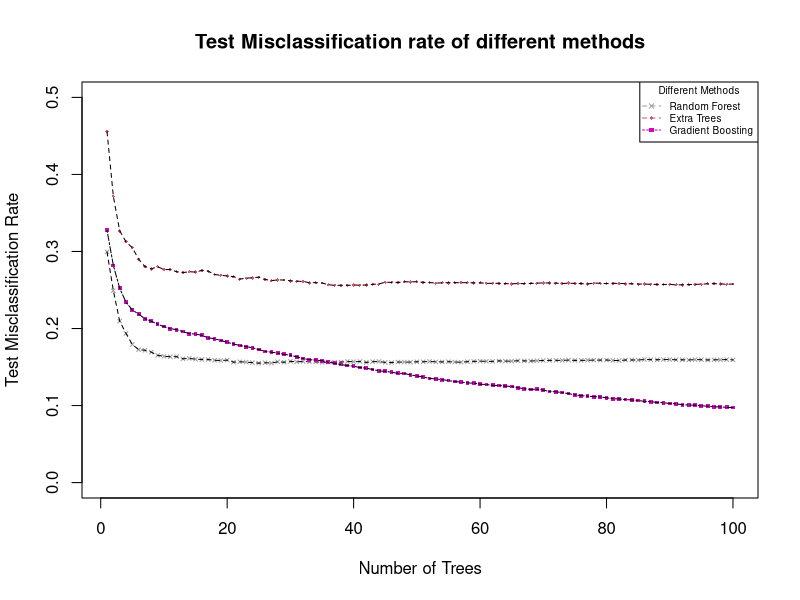

R code for this plot:
## ---- chunk 1

#### misclassification rate of random forest
length_randomforest = seq(1,100,by=1)

miss_randomforest = c(0.29941357162803683, 0.24903658196034628, 0.20960625523596765, 0.19357721306897513, 
                      0.17933538117844172, 0.17257749232058084, 0.1717397375034907, 0.16939402401563808, 
                      0.16520524993018715, 0.16392069254398212, 0.16336218933258861, 0.16347388997486734, 
                      0.16068137391790005, 0.16123987712929344, 0.16017872102764585, 0.1598436191008098, 
                      0.15973191845853119, 0.15878246299916221, 0.15844736107232615, 0.15895001396258024, 
                      0.15632504886903098, 0.15682770175928507, 0.1563808991901704, 0.15576654565763748, 
                      0.15504049148282606, 0.15565484501535887, 0.15509634180396537, 0.15682770175928507, 
                      0.15621334822675226, 0.15733035464953926, 0.15677185143814576, 0.15721865400726054, 
                      0.1569952527227032, 0.15682770175928507, 0.15604579726333423, 0.15649259983244901, 
                      0.15632504886903098, 0.1564367495113097, 0.15716280368612123, 0.15682770175928507, 
                      0.15716280368612123, 0.15598994694219492, 0.15693940240156379, 0.15716280368612123, 
                      0.15598994694219492, 0.1558223959787769, 0.15649259983244901, 0.1564367495113097, 
                      0.1563808991901704, 0.15682770175928507, 0.15682770175928507, 0.15721865400726054,
                      0.15677185143814576, 0.15666015079586704, 0.15693940240156379, 0.15649259983244901, 
                      0.15626919854789167, 0.1569952527227032, 0.15733035464953926, 0.15766545657637532, 
                      0.15738620497067857, 0.15733035464953926, 0.15800055850321137, 0.15766545657637532, 
                      0.15760960625523601, 0.15822395978776882, 0.15800055850321137, 0.15783300753979335, 
                      0.1581681094666294, 0.15850321139346546, 0.1586707623568836, 0.1586707623568836, 
                      0.1586707623568836, 0.15900586428371966, 0.15861491203574418, 0.15861491203574418, 
                      0.15878246299916221, 0.15900586428371966, 0.15900586428371966, 0.15911756492599838, 
                      0.15855906171460488, 0.15839151075118685, 0.15911756492599838, 0.15917341524713768, 
                      0.15906171460485896, 0.1598436191008098, 0.15956436749511305, 0.15945266685283443, 
                      0.15967606813739177, 0.15973191845853119, 0.15939681653169502, 0.15939681653169502, 
                      0.15917341524713768, 0.15962021781625246, 0.15950851717397374, 0.15917341524713768, 
                      0.15939681653169502, 0.15939681653169502, 0.15973191845853119, 0.15928511588941641)

#### misclassificatio rate of Extra trees

length_Extratrees = seq(1,100,by=1)

miss_Extratrees = c(0.45540351857023176, 0.3714046355766546, 0.32683607930745606, 0.31248254677464393, 
                      0.3048869030996928, 0.28986316671320855, 0.28042446244065899, 0.27740854509913437, 
                      0.28020106115610166, 0.27662664060318343, 0.27651493996090482, 0.27377827422507683, 
                      0.27266126780228983, 0.27361072326165881, 0.27333147165596205, 0.27534208321697851, 
                      0.27439262775760964, 0.27009215302987988, 0.26919854789165043, 0.26819324211114215, 
                      0.2673554872940519, 0.26417201898910914, 0.26534487573303545, 0.26590337894442895, 
                      0.26662943311924048, 0.26372521641999447, 0.26216140742809269, 0.26311086288746155, 
                      0.26294331192404352, 0.26193800614353535, 0.26137950293214185, 0.26121195196872382, 
                      0.2593688913711254, 0.25953644233454343, 0.25908963976542865, 0.25685562691985475, 
                      0.25601787210276461, 0.25618542306618264, 0.25607372242390392, 0.25640882435073997, 
                      0.25635297402960067, 0.25640882435073997, 0.25735827981010895, 0.25774923205808431, 
                      0.26015079586707623, 0.25987154426137948, 0.25975984361910076, 0.26065344875733032, 
                      0.26059759843619101, 0.26070929907846974, 0.25998324490365821, 0.25970399329796146, 
                      0.25897793912314993, 0.25931304104998609, 0.25948059201340412, 0.25953644233454343,
                      0.25948059201340412, 0.25948059201340412, 0.25925719072884668, 0.25920134040770737, 
                      0.25869868751745317, 0.25864283719631387, 0.25869868751745317, 0.25836358559061712, 
                      0.25791678302150234, 0.25847528623289584, 0.25825188494833851, 0.25847528623289584, 
                      0.25892208880201062, 0.25914549008656795, 0.25908963976542865, 0.25892208880201062, 
                      0.25847528623289584, 0.25875453783859259, 0.25864283719631387, 0.25825188494833851, 
                      0.25780508237922373, 0.25903378944428934, 0.25869868751745317, 0.25836358559061712,
                      0.25869868751745317, 0.25853113655403515, 0.25825188494833851, 0.25802848366378106, 
                      0.25774923205808431, 0.257693381736945, 0.25746998045238756, 0.2571348785255515, 
                      0.25719072884669092, 0.25730242948896953, 0.25663222563529742, 0.25674392627757614,
                      0.25696732756213347, 0.25746998045238756, 0.25746998045238756, 0.25808433398492037, 
                      0.25814018430605978, 0.25797263334264176, 0.25741413013124825, 0.25780508237922373)




#### misclassification rate of gradient boosting

length_boosting = seq(1,100,by=1)

miss_GB = c(0.32756213348226754, 0.28176487014800333, 0.2523317509075677, 0.2340686958950014, 
            0.22418318905333706, 0.2185981569394024, 0.21273387321977102, 0.20943870427254957, 0.20558503211393467,
            0.20245741413013124, 0.19983244903658196, 0.19854789165037698, 0.19597877687796705, 0.1932979614632784, 
            0.1927953085730243, 0.1912314995811226, 0.18782462999162244, 0.18676347388997486, 0.18441776040212232, 
            0.18207204691426976, 0.17989388438983525, 0.17799497347109747, 0.1764870148003351, 0.17509075677185143, 
            0.17268919296285953, 0.17028762915386764, 0.16928232337335938, 0.16810946662943313, 0.16643395699525274,
            0.16537280089360515, 0.1631946383691706, 0.1611281764870148, 0.15950851717397374, 0.159061714604859,
            0.15816810946662943, 0.15626919854789165, 0.15481709019826864, 0.15314158056408825, 0.1520245741413013, 
            0.1510751186819324, 0.14934375872661268, 0.14850600390952248, 0.14688634459648142, 0.145043283998883,
            0.14448478078748953, 0.1432560737224239, 0.14185981569394024, 0.1416922647305222, 0.13979335381178443, 
            0.13839709578330076, 0.13711253839709578, 0.13526947779949736, 0.1344875733035465, 0.1336498184864563,
            0.13247696174253001, 0.13108070371404634, 0.1305222005026529, 0.12934934375872661, 0.12912594247416923, 
            0.12778553476682492, 0.1272828818765708, 0.1263334264172019, 0.12594247416922646, 0.12532812063669366, 
            0.12471376710416085, 0.12314995811225915, 0.12186540072605417, 0.12097179558782463, 0.12125104719352137, 
            0.12007819044959508, 0.11823512985199665, 0.11790002792516056, 0.11678302150237364, 0.11549846411616867, 
            0.11382295448198827, 0.11287349902261938, 0.11225914549008657, 0.11147724099413571, 0.11114213906729964, 
            0.11008098296565205, 0.10885227590058642, 0.1085730242948897, 0.10779111979893885, 0.10728846690868472, 
            0.10645071209159453, 0.10555710695336498, 0.10494275342083217, 0.10410499860374198, 0.10360234571348785, 
            0.10265289025411896, 0.1022060876850042, 0.10108908126221726, 0.10064227869310248, 0.1005305780508238, 
            0.09969282323373359, 0.09919017034347948, 0.09835241552638928, 0.09824071488411058, 0.09773806199385647, 
            0.09734710974588104)

plot(length_randomforest,miss_randomforest,cex=0.5,ylim = c(0,0.5),xlab = "Number of Trees",
     ylab = "Test Misclassification Rate",pch=4,col=24)
lines(length_randomforest,miss_randomforest,lty=2)
points(x = length_Extratrees, y = miss_Extratrees,cex = 0.5,pch=18,col=58)
lines(x = length_Extratrees, y = miss_Extratrees,lty=20)
points(x = length_boosting , y = miss_GB,cex = 0.5,pch=15,col=22)
lines(x = length_boosting , y = miss_GB,lty = 12)
title("Test Misclassification rate of different methods")
legend("topright",title = "Different Methods",c("Random Forest","Extra Trees","Gradient Boosting"),pch=c(4,18,15),
       lty = c(2,20,12),col = c(24,58,22),cex = 0.6)


